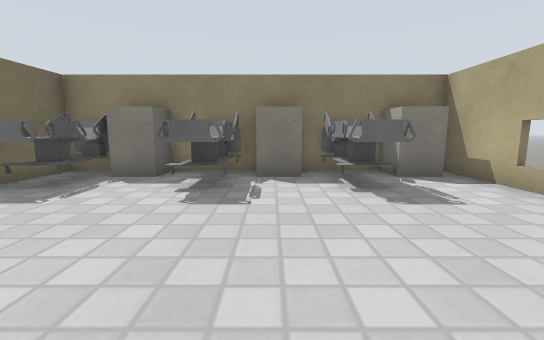
View 1 (above)

18 first-person views from a walk through a robot-simulator world made for Gazebo. The camera is 1 m above the floor, tilts 8° down and sees 90° across. The floor is counted in squares, 1 m on a side. Each view is taken from the middle of a square. On the plan, view 1 faces up. The plan holds only what a view shows up to about 11 squares ahead; the rest is blank. Gazebo's built-in surfaces are drawn with simple patterns. Some stock models are drawn as simple stand-ins.

View 2
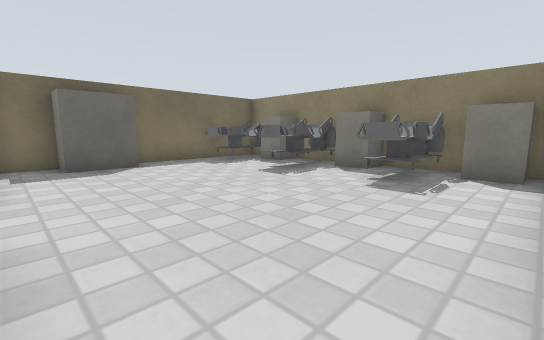

View 3
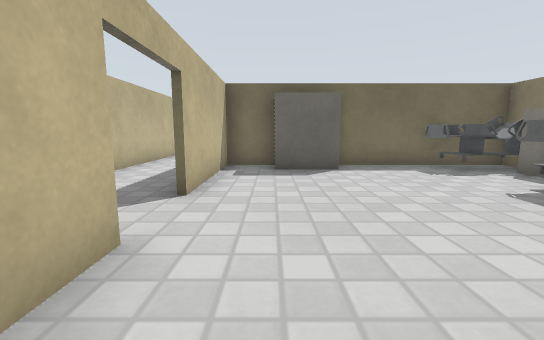

View 4
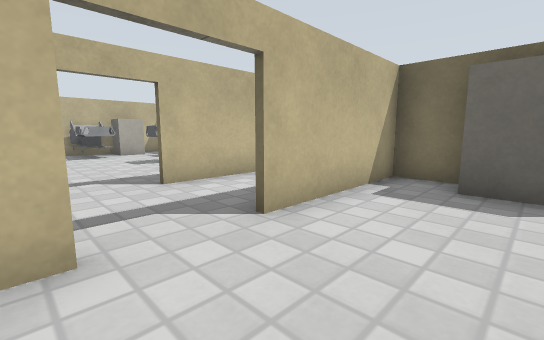

View 5
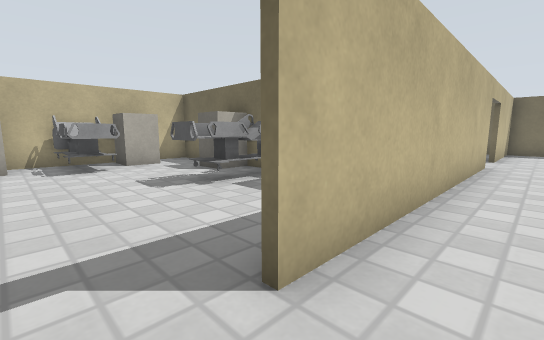

View 6
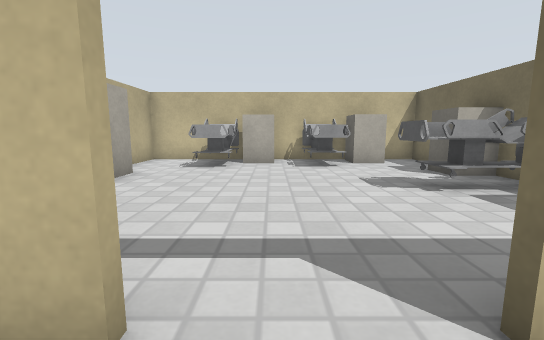

View 7
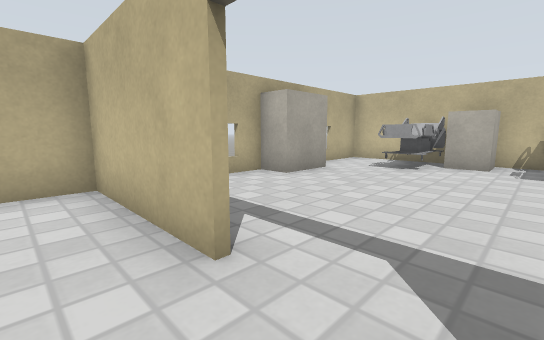

View 8
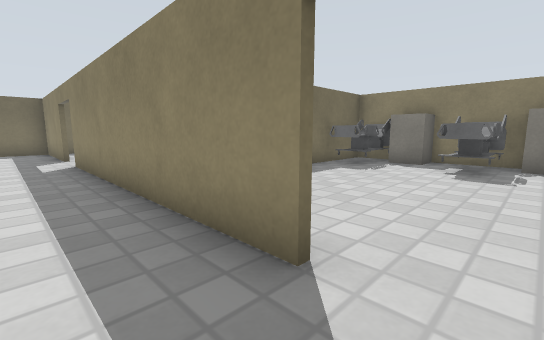

View 9
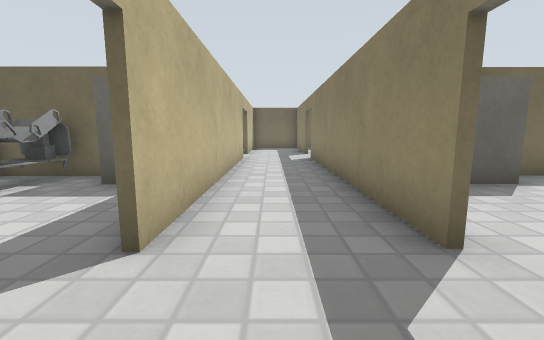

View 10
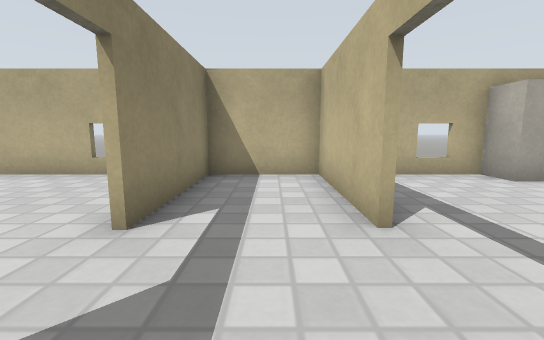

View 11
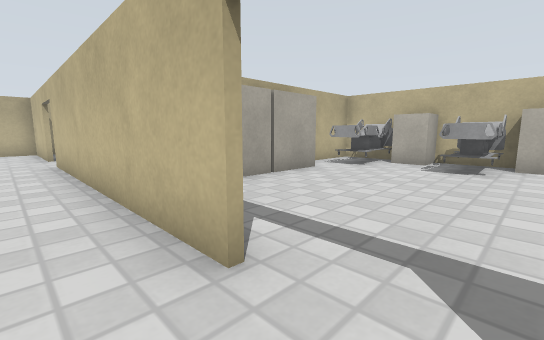

View 12
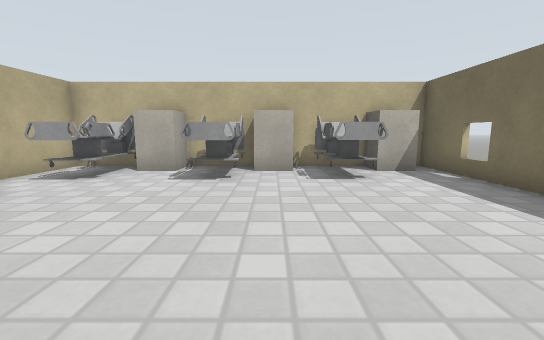

View 13
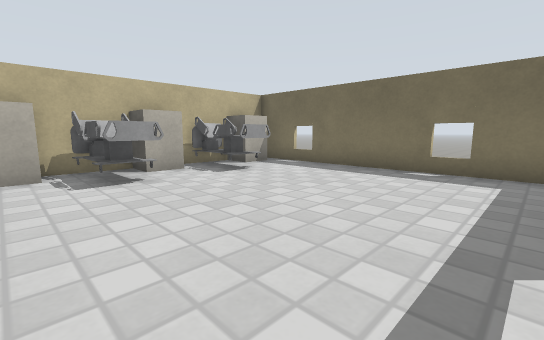

View 14
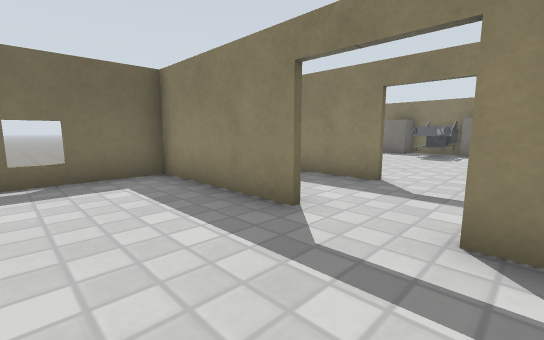

View 15
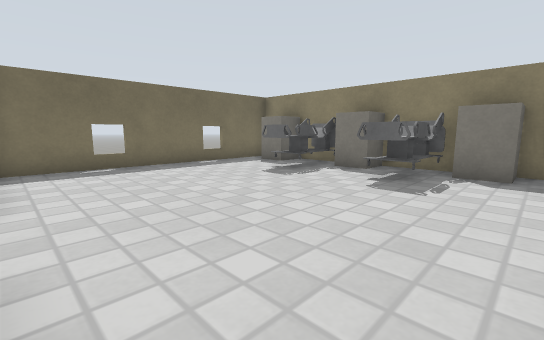

View 16
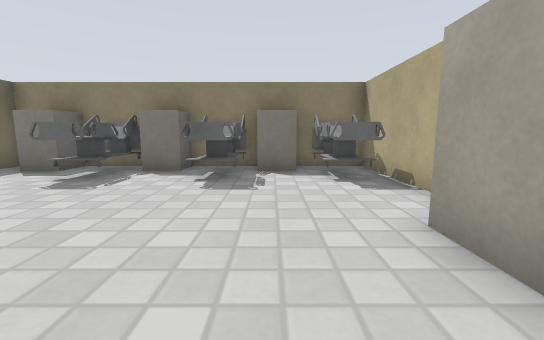

View 17
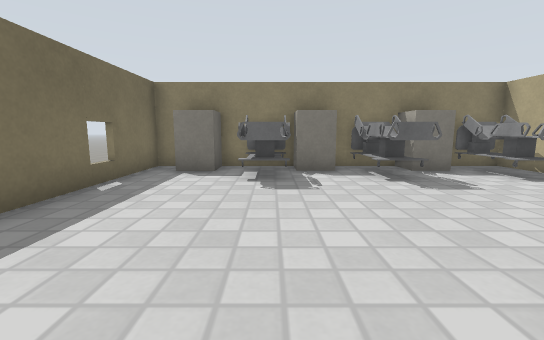

View 18
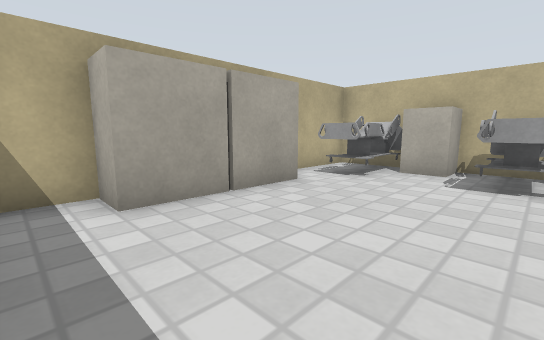

### Floor plan
Points are (right, up) in squares from view 1. A wall is a line through its corners. A room is listed if a view was taken in it or the views show most of it. See-through windows are left out.
Room 1 (views 1, 2, 3, 4)
walls: (0.6, -1.4) (1.8, -1.4); (4.3, 0.9) (4.3, 3.4); (4.3, 7) (-4.9, 7); (-5.2, 0.1) (-5.2, -1.4) (-1.1, -1.4); (-5.2, 7) (-5.2, 2)
ways out: open door at (-0.3, -1.3) to room 2
objects: wardrobe (-5, 0) to (-4, 1); bed (-4, 5); grey box (-4, 6) to (-3, 6); bed (-2, 5) to (-1, 6); grey box (0, 6) to (1, 6); bed (1, 5) to (2, 6); grey box (3, 6) to (4, 6)
Room 2 (views 5, 6, 7, 8, 9, 10, 11)
walls: (-9.5, -4.1) (-1.1, -4.1); (-1.1, -1.5) (-9.5, -1.5); (-11.2, -1.5) (-14.2, -1.5); (0.6, -4.1) (4.3, -4.1) (4.3, -1.5) (0.6, -1.5); (-14.6, -4.1) (-11.2, -4.1); (-15.4, -2.5) (-15.4, -3.5)
ways out: open door at (-0.3, -1.3) to room 1; open door at (-10.5, -4) to room 3; open door at (-10.5, -1.5) to room 4; open door at (-0.5, -4)
Room 3 (views 12, 13, 14, 18)
walls: (-11.2, -4.3) (-15.4, -4.3) (-15.4, -13) (-4.9, -13); (-8.9, -4.3) (-9.5, -4.3); (-5.3, -6.1) (-5.3, -5.4); (-5.3, -13) (-5.3, -10.6)
ways out: open door at (-10.5, -4) to room 2
objects: grey box (-14, -12); bed (-13, -12) to (-12, -11); grey box (-12, -12) to (-11, -12); bed (-10, -12) to (-9, -10); grey box (-8, -12); bed (-7, -12) to (-6, -10); wardrobe (-6, -9) to (-6, -8); wardrobe (-6, -7) to (-6, -6)
Room 4 (views 15, 16, 17)
walls: (-5.3, 3.4) (-5.3, 7); (-4.9, 7) (-15.4, 7) (-15.4, -1.1)
ways out: open door at (-10.5, -1.5) to room 2
objects: grey box (-14, 6); bed (-12, 5) to (-12, 6); grey box (-11, 6) to (-10, 6); bed (-10, 5) to (-9, 6); grey box (-8, 6) to (-7, 6); bed (-7, 4) to (-6, 6); wardrobe (-6, 0) to (-6, 2)

Positions as (right, up) in squares from view 1, and headings:
1: (0, 0), facing up
2: (4, -1), facing up-left
3: (3, 0), facing left
4: (1, 1), facing down-left
5: (0, -3), facing down-left
6: (0, -3), facing down
7: (-1, -3), facing down-right
8: (0, -3), facing up-left
9: (1, -3), facing left
10: (-2, -3), facing right
11: (-11, -3), facing down-right
12: (-11, -5), facing down
13: (-8, -5), facing down-left
14: (-9, -7), facing up-left
15: (-7, -1), facing up-left
16: (-8, -1), facing up
17: (-12, -1), facing up
18: (-10, -5), facing down-right
